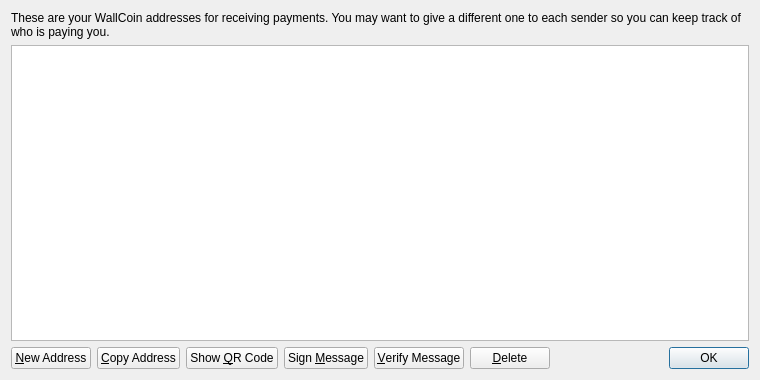
<?xml version="1.0" encoding="UTF-8"?>
<ui version="4.0">
 <class>AddressBookPage</class>
 <widget class="QWidget" name="AddressBookPage">
  <property name="geometry">
   <rect>
    <x>0</x>
    <y>0</y>
    <width>760</width>
    <height>380</height>
   </rect>
  </property>
  <property name="windowTitle">
   <string>Address Book</string>
  </property>
  <layout class="QVBoxLayout" name="verticalLayout">
   <item>
    <widget class="QLabel" name="labelExplanation">
     <property name="text">
      <string>These are your WallCoin addresses for receiving payments. You may want to give a different one to each sender so you can keep track of who is paying you.</string>
     </property>
     <property name="textFormat">
      <enum>Qt::PlainText</enum>
     </property>
     <property name="wordWrap">
      <bool>true</bool>
     </property>
    </widget>
   </item>
   <item>
    <widget class="QTableView" name="tableView">
     <property name="contextMenuPolicy">
      <enum>Qt::CustomContextMenu</enum>
     </property>
     <property name="toolTip">
      <string>Double-click to edit address or label</string>
     </property>
     <property name="tabKeyNavigation">
      <bool>false</bool>
     </property>
     <property name="alternatingRowColors">
      <bool>true</bool>
     </property>
     <property name="selectionMode">
      <enum>QAbstractItemView::SingleSelection</enum>
     </property>
     <property name="selectionBehavior">
      <enum>QAbstractItemView::SelectRows</enum>
     </property>
     <property name="sortingEnabled">
      <bool>true</bool>
     </property>
     <attribute name="verticalHeaderVisible">
      <bool>false</bool>
     </attribute>
    </widget>
   </item>
   <item>
    <layout class="QHBoxLayout" name="horizontalLayout">
     <item>
      <widget class="QPushButton" name="newAddressButton">
       <property name="toolTip">
        <string>Create a new address</string>
       </property>
       <property name="text">
        <string>&amp;New Address</string>
       </property>
       <property name="icon">
        <iconset resource="../bitcoin.qrc">
         <normaloff>:/icons/add</normaloff>:/icons/add</iconset>
       </property>
      </widget>
     </item>
     <item>
      <widget class="QPushButton" name="copyToClipboard">
       <property name="toolTip">
        <string>Copy the currently selected address to the system clipboard</string>
       </property>
       <property name="text">
        <string>&amp;Copy Address</string>
       </property>
       <property name="icon">
        <iconset resource="../bitcoin.qrc">
         <normaloff>:/icons/editcopy</normaloff>:/icons/editcopy</iconset>
       </property>
      </widget>
     </item>
     <item>
      <widget class="QPushButton" name="showQRCode">
       <property name="text">
        <string>Show &amp;QR Code</string>
       </property>
       <property name="icon">
        <iconset resource="../bitcoin.qrc">
         <normaloff>:/icons/qrcode</normaloff>:/icons/qrcode</iconset>
       </property>
      </widget>
     </item>
     <item>
      <widget class="QPushButton" name="signMessage">
       <property name="toolTip">
        <string>Sign a message to prove you own a WallCoin address</string>
       </property>
       <property name="text">
        <string>Sign &amp;Message</string>
       </property>
       <property name="icon">
        <iconset resource="../bitcoin.qrc">
         <normaloff>:/icons/edit</normaloff>:/icons/edit</iconset>
       </property>
      </widget>
     </item>
     <item>
      <widget class="QPushButton" name="verifyMessage">
       <property name="toolTip">
        <string>Verify a message to ensure it was signed with a specified WallCoin address</string>
       </property>
       <property name="text">
        <string>&amp;Verify Message</string>
       </property>
       <property name="icon">
        <iconset resource="../bitcoin.qrc">
         <normaloff>:/icons/transaction_0</normaloff>:/icons/transaction_0</iconset>
       </property>
      </widget>
     </item>
     <item>
      <widget class="QPushButton" name="deleteButton">
       <property name="toolTip">
        <string>Delete the currently selected address from the list</string>
       </property>
       <property name="text">
        <string>&amp;Delete</string>
       </property>
       <property name="icon">
        <iconset resource="../bitcoin.qrc">
         <normaloff>:/icons/remove</normaloff>:/icons/remove</iconset>
       </property>
      </widget>
     </item>
     <item>
      <spacer name="horizontalSpacer">
       <property name="orientation">
        <enum>Qt::Horizontal</enum>
       </property>
       <property name="sizeHint" stdset="0">
        <size>
         <width>40</width>
         <height>20</height>
        </size>
       </property>
      </spacer>
     </item>
     <item>
      <widget class="QDialogButtonBox" name="buttonBox">
       <property name="sizePolicy">
        <sizepolicy hsizetype="Maximum" vsizetype="Fixed">
         <horstretch>0</horstretch>
         <verstretch>0</verstretch>
        </sizepolicy>
       </property>
       <property name="standardButtons">
        <set>QDialogButtonBox::Ok</set>
       </property>
      </widget>
     </item>
    </layout>
   </item>
  </layout>
 </widget>
 <resources>
  <include location="../bitcoin.qrc"/>
 </resources>
 <connections/>
</ui>
